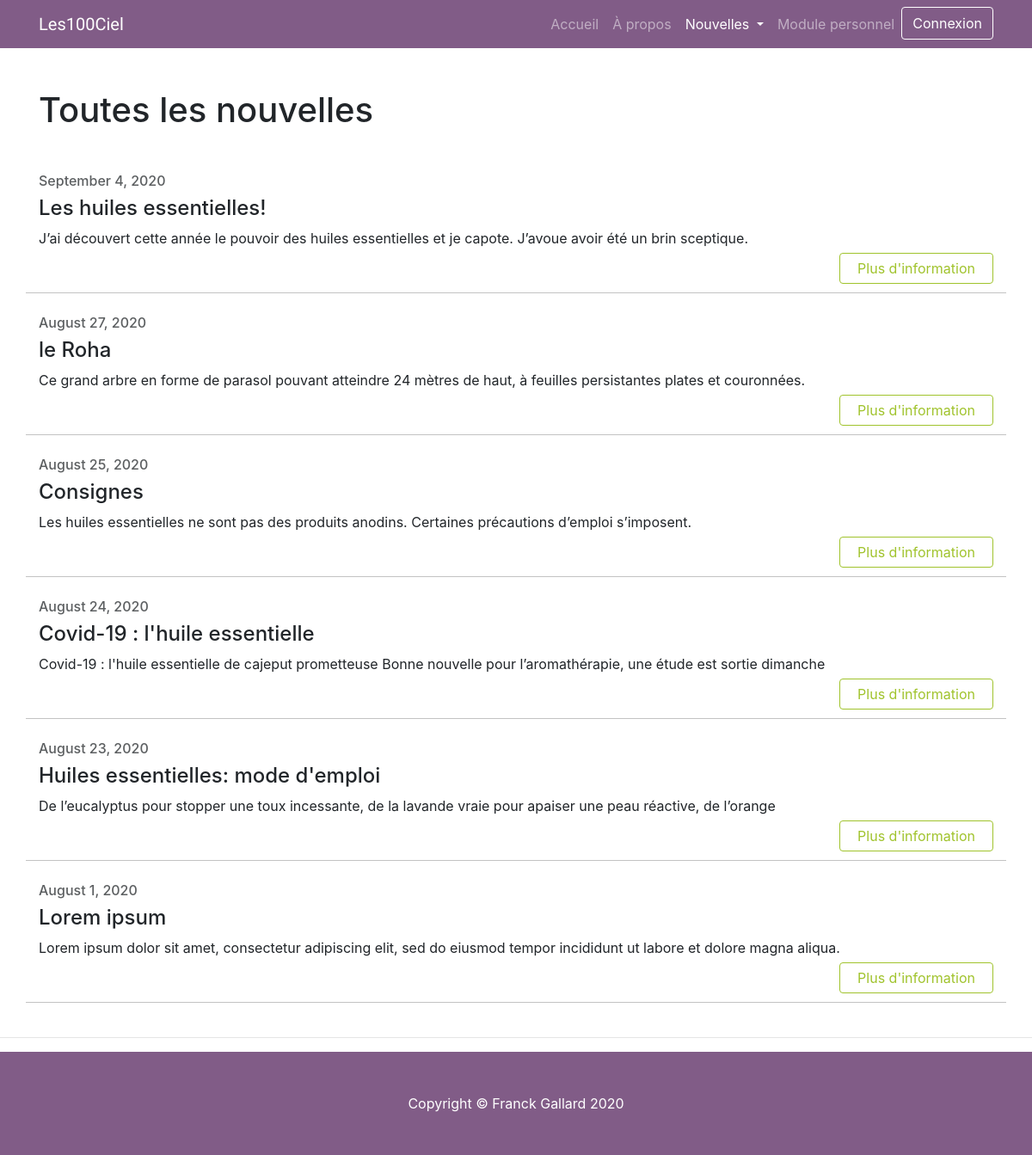
Page /nouvelles.php on the committed database.
### tables this page shows
CREATE TABLE `nouvelles` (
  `id` int(11) NOT NULL,
  `titre` varchar(50) NOT NULL,
  `description_courte` varchar(125) NOT NULL,
  `description_longue` text NOT NULL,
  `date_nouvelle` date NOT NULL,
  `actif` tinyint(1) NOT NULL,
  `fk_categorie` int(11) NOT NULL
);

### nouvelles.php (the view, shortened to what this page needs)
<?php
  include_once('include/header.php');
  $nouvelles_actives = $connection->query("SELECT id, titre, description_courte, date_nouvelle, actif
                                                            FROM nouvelles
                                                            WHERE actif = 1
                                                            ORDER BY date_nouvelle DESC");
  ?>
  <div class="container py-4">
	<h1 class="my-4">Toutes les nouvelles</h1>
  <div class="row">
    <?php
      while ($row = $nouvelles_actives->fetch_assoc()) { ?>
        <div class="col-lg-12 mb-12 new-list-element">
          <?php
            echo '<h6 class="">' . date('F j, Y', strtotime($row["date_nouvelle"])) . '</h6>';
            echo '<h4 class="">' . $row["titre"] . '</h4>';
            echo '<p class="card-text">' . $row["description_courte"] . '</p>';
            echo '<a class="dropdown-item" href="nouvelle.php?nouvelle_id=' . $row["id"] . '"> Plus d\'information</a>';
          ?>
        </div>
      <?php }
    ?>
  </div>
  </div>
<?php include_once('include/footer.php'); ?>
</html>

### css/modern-business.css (style rules this page uses)
body { padding-top: 56px; overflow-x: hidden; }
p { margin-top: 0; margin-bottom: 5px; }
.new-list-element .dropdown-item { padding: 5px 20px; background-color: #fff; border-radius: .25rem; color: #a0c32c; border: 1px solid #a0c32c; text-decoration: none; }
.new-list-element, .news-management-list-element { border-bottom: 1px solid #c3c3c3; padding-top: 10px; padding-bottom: 10px; margin-top: 15px; }
.new-list-element h6 { color: #5c5f61; }
.new-list-element a { background-color: unset; text-decoration: underline; padding-left: 0; color: #18a2b8; float: right; width: auto; }

### rows in the picture
nouvelles: date_nouvelle "September 4, 2020", titre "Les huiles essentielles!", description_courte "J’ai découvert cette année le pouvoir des huiles essentielles et je capote. J’avoue avoir été un brin sceptique."
nouvelles: date_nouvelle "August 27, 2020", titre "le Roha", description_courte "Ce grand arbre en forme de parasol pouvant atteindre 24 mètres de haut, à feuilles persistantes plates et couronnées."
nouvelles: date_nouvelle "August 25, 2020", titre "Consignes", description_courte "Les huiles essentielles ne sont pas des produits anodins. Certaines précautions d’emploi s’imposent."
nouvelles: date_nouvelle "August 24, 2020", titre "Covid-19 : l'huile essentielle", description_courte "Covid-19 : l'huile essentielle de cajeput prometteuse Bonne nouvelle pour l’aromathérapie, une étude est sortie dimanche"
nouvelles: date_nouvelle "August 23, 2020", titre "Huiles essentielles: mode d'emploi", description_courte "De l’eucalyptus pour stopper une toux incessante, de la lavande vraie pour apaiser une peau réactive, de l’orange"
nouvelles: date_nouvelle "August 1, 2020", titre "Lorem ipsum", description_courte "Lorem ipsum dolor sit amet, consectetur adipiscing elit, sed do eiusmod tempor incididunt ut labore et dolore magna aliqua."
